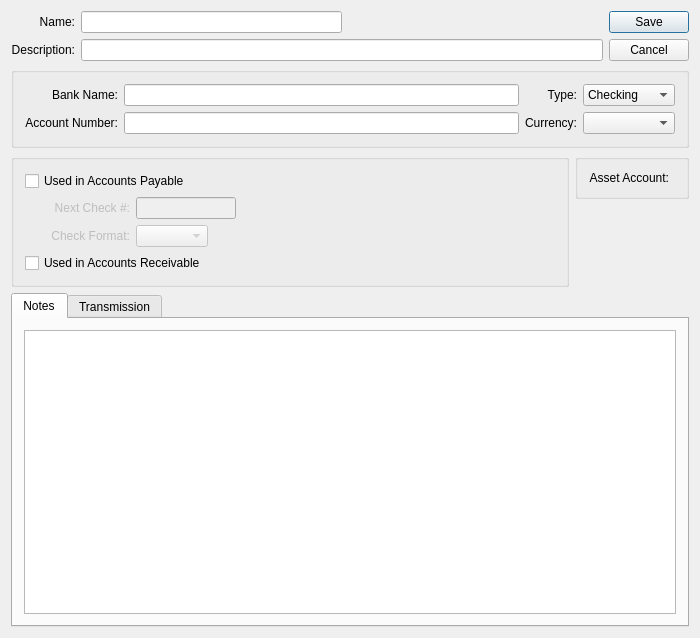
<?xml version="1.0" encoding="UTF-8"?>
<ui version="4.0">
 <comment>This file is part of the xTuple ERP: PostBooks Edition, a free and
open source Enterprise Resource Planning software suite,
Copyright (c) 1999-2011 by OpenMFG LLC, d/b/a xTuple.
It is licensed to you under the Common Public Attribution License
version 1.0, the full text of which (including xTuple-specific Exhibits)
is available at www.xtuple.com/CPAL.  By using this software, you agree
to be bound by its terms.</comment>
 <class>bankAccount</class>
 <widget class="QDialog" name="bankAccount">
  <property name="geometry">
   <rect>
    <x>0</x>
    <y>0</y>
    <width>700</width>
    <height>638</height>
   </rect>
  </property>
  <property name="windowTitle">
   <string>Bank Account</string>
  </property>
  <layout class="QGridLayout">
   <item row="0" column="0" colspan="2">
    <layout class="QHBoxLayout">
     <item>
      <layout class="QGridLayout">
       <item row="0" column="0">
        <widget class="QLabel" name="_nameLit">
         <property name="text">
          <string>Name:</string>
         </property>
         <property name="alignment">
          <set>Qt::AlignRight|Qt::AlignTrailing|Qt::AlignVCenter</set>
         </property>
         <property name="buddy">
          <cstring>_name</cstring>
         </property>
        </widget>
       </item>
       <item row="0" column="1">
        <layout class="QHBoxLayout">
         <property name="spacing">
          <number>0</number>
         </property>
         <item>
          <widget class="XLineEdit" name="_name"/>
         </item>
         <item>
          <spacer>
           <property name="orientation">
            <enum>Qt::Horizontal</enum>
           </property>
           <property name="sizeType">
            <enum>QSizePolicy::Expanding</enum>
           </property>
           <property name="sizeHint" stdset="0">
            <size>
             <width>76</width>
             <height>10</height>
            </size>
           </property>
          </spacer>
         </item>
        </layout>
       </item>
       <item row="1" column="0">
        <widget class="QLabel" name="_descriptionLit">
         <property name="text">
          <string>Description:</string>
         </property>
         <property name="alignment">
          <set>Qt::AlignRight|Qt::AlignTrailing|Qt::AlignVCenter</set>
         </property>
         <property name="buddy">
          <cstring>_description</cstring>
         </property>
        </widget>
       </item>
       <item row="1" column="1">
        <widget class="XLineEdit" name="_description"/>
       </item>
      </layout>
     </item>
     <item>
      <widget class="QDialogButtonBox" name="_buttonBox">
       <property name="orientation">
        <enum>Qt::Vertical</enum>
       </property>
       <property name="standardButtons">
        <set>QDialogButtonBox::Cancel|QDialogButtonBox::Save</set>
       </property>
      </widget>
     </item>
    </layout>
   </item>
   <item row="1" column="0" colspan="2">
    <widget class="QGroupBox" name="_bankGroup">
     <property name="title">
      <string/>
     </property>
     <layout class="QGridLayout">
      <item row="0" column="0">
       <widget class="QLabel" name="_bankNameLit">
        <property name="text">
         <string>Bank Name:</string>
        </property>
        <property name="alignment">
         <set>Qt::AlignRight|Qt::AlignTrailing|Qt::AlignVCenter</set>
        </property>
        <property name="buddy">
         <cstring>_bankName</cstring>
        </property>
       </widget>
      </item>
      <item row="0" column="1">
       <widget class="XLineEdit" name="_bankName"/>
      </item>
      <item row="1" column="0">
       <widget class="QLabel" name="_accountNumberLit">
        <property name="text">
         <string>Account Number:</string>
        </property>
        <property name="alignment">
         <set>Qt::AlignRight|Qt::AlignTrailing|Qt::AlignVCenter</set>
        </property>
        <property name="buddy">
         <cstring>_accountNumber</cstring>
        </property>
       </widget>
      </item>
      <item row="1" column="1">
       <widget class="XLineEdit" name="_accountNumber"/>
      </item>
      <item row="0" column="2">
       <widget class="QLabel" name="_typeLit">
        <property name="text">
         <string>Type:</string>
        </property>
        <property name="alignment">
         <set>Qt::AlignRight|Qt::AlignTrailing|Qt::AlignVCenter</set>
        </property>
        <property name="buddy">
         <cstring>_type</cstring>
        </property>
       </widget>
      </item>
      <item row="1" column="2">
       <widget class="QLabel" name="_currencyLit">
        <property name="text">
         <string>Currency:</string>
        </property>
        <property name="alignment">
         <set>Qt::AlignRight|Qt::AlignTrailing|Qt::AlignVCenter</set>
        </property>
        <property name="buddy">
         <cstring>_currency</cstring>
        </property>
       </widget>
      </item>
      <item row="0" column="3">
       <widget class="XComboBox" name="_type">
        <item>
         <property name="text">
          <string>Checking</string>
         </property>
        </item>
        <item>
         <property name="text">
          <string>Cash</string>
         </property>
        </item>
        <item>
         <property name="text">
          <string>Credit Card</string>
         </property>
        </item>
       </widget>
      </item>
      <item row="1" column="3">
       <widget class="XComboBox" name="_currency"/>
      </item>
     </layout>
    </widget>
   </item>
   <item row="2" column="0" rowspan="2">
    <widget class="QGroupBox" name="_useGroup">
     <property name="title">
      <string/>
     </property>
     <layout class="QGridLayout">
      <item row="0" column="0" colspan="3">
       <widget class="QCheckBox" name="_ap">
        <property name="text">
         <string>Used in Accounts Payable</string>
        </property>
       </widget>
      </item>
      <item row="1" column="0" rowspan="2">
       <spacer>
        <property name="orientation">
         <enum>Qt::Horizontal</enum>
        </property>
        <property name="sizeType">
         <enum>QSizePolicy::Fixed</enum>
        </property>
        <property name="sizeHint" stdset="0">
         <size>
          <width>20</width>
          <height>20</height>
         </size>
        </property>
       </spacer>
      </item>
      <item row="1" column="1">
       <widget class="QLabel" name="_nextCheckNumLit">
        <property name="enabled">
         <bool>false</bool>
        </property>
        <property name="text">
         <string>Next Check #:</string>
        </property>
        <property name="alignment">
         <set>Qt::AlignRight|Qt::AlignTrailing|Qt::AlignVCenter</set>
        </property>
       </widget>
      </item>
      <item row="1" column="2">
       <layout class="QHBoxLayout">
        <property name="spacing">
         <number>0</number>
        </property>
        <item>
         <widget class="XLineEdit" name="_nextCheckNum">
          <property name="enabled">
           <bool>false</bool>
          </property>
          <property name="sizePolicy">
           <sizepolicy hsizetype="Preferred" vsizetype="Fixed">
            <horstretch>0</horstretch>
            <verstretch>0</verstretch>
           </sizepolicy>
          </property>
          <property name="maximumSize">
           <size>
            <width>100</width>
            <height>32767</height>
           </size>
          </property>
          <property name="alignment">
           <set>Qt::AlignRight</set>
          </property>
         </widget>
        </item>
        <item>
         <spacer>
          <property name="orientation">
           <enum>Qt::Horizontal</enum>
          </property>
          <property name="sizeType">
           <enum>QSizePolicy::Expanding</enum>
          </property>
          <property name="sizeHint" stdset="0">
           <size>
            <width>42</width>
            <height>16</height>
           </size>
          </property>
         </spacer>
        </item>
       </layout>
      </item>
      <item row="2" column="1">
       <widget class="QLabel" name="_checkFormatLit">
        <property name="enabled">
         <bool>false</bool>
        </property>
        <property name="text">
         <string>Check Format:</string>
        </property>
        <property name="alignment">
         <set>Qt::AlignRight|Qt::AlignTrailing|Qt::AlignVCenter</set>
        </property>
       </widget>
      </item>
      <item row="2" column="2">
       <layout class="QHBoxLayout">
        <item>
         <widget class="XComboBox" name="_form">
          <property name="enabled">
           <bool>false</bool>
          </property>
         </widget>
        </item>
        <item>
         <spacer>
          <property name="orientation">
           <enum>Qt::Horizontal</enum>
          </property>
          <property name="sizeHint" stdset="0">
           <size>
            <width>40</width>
            <height>20</height>
           </size>
          </property>
         </spacer>
        </item>
       </layout>
      </item>
      <item row="3" column="0" colspan="3">
       <widget class="QCheckBox" name="_ar">
        <property name="text">
         <string>Used in Accounts Receivable</string>
        </property>
       </widget>
      </item>
     </layout>
    </widget>
   </item>
   <item row="2" column="1">
    <widget class="QGroupBox" name="_accountGroup">
     <property name="title">
      <string/>
     </property>
     <layout class="QGridLayout">
      <item row="0" column="0">
       <widget class="QLabel" name="_assetAccountLit">
        <property name="text">
         <string>Asset Account:</string>
        </property>
        <property name="alignment">
         <set>Qt::AlignRight|Qt::AlignTrailing|Qt::AlignVCenter</set>
        </property>
       </widget>
      </item>
      <item row="0" column="1">
       <widget class="GLCluster" name="_assetAccount"/>
      </item>
     </layout>
    </widget>
   </item>
   <item row="3" column="1">
    <spacer>
     <property name="orientation">
      <enum>Qt::Vertical</enum>
     </property>
     <property name="sizeHint" stdset="0">
      <size>
       <width>20</width>
       <height>40</height>
      </size>
     </property>
    </spacer>
   </item>
   <item row="4" column="0" colspan="2">
    <widget class="QTabWidget" name="_tab">
     <property name="sizePolicy">
      <sizepolicy hsizetype="Expanding" vsizetype="Expanding">
       <horstretch>0</horstretch>
       <verstretch>1</verstretch>
      </sizepolicy>
     </property>
     <property name="currentIndex">
      <number>0</number>
     </property>
     <widget class="QWidget" name="_notesTab">
      <attribute name="title">
       <string>Notes</string>
      </attribute>
      <layout class="QGridLayout">
       <item row="0" column="0">
        <widget class="QTextEdit" name="_notes"/>
       </item>
      </layout>
     </widget>
     <widget class="QWidget" name="_transmitTab">
      <attribute name="title">
       <string>Transmission</string>
      </attribute>
      <layout class="QGridLayout">
       <item row="0" column="0">
        <widget class="QGroupBox" name="_transmitGroup">
         <property name="title">
          <string>Enable EFT Check Printing</string>
         </property>
         <property name="checkable">
          <bool>true</bool>
         </property>
         <property name="checked">
          <bool>false</bool>
         </property>
         <layout class="QGridLayout">
          <item row="0" column="0">
           <widget class="QLabel" name="_routingLit">
            <property name="text">
             <string>Routing Number:</string>
            </property>
            <property name="alignment">
             <set>Qt::AlignRight|Qt::AlignTrailing|Qt::AlignVCenter</set>
            </property>
            <property name="buddy">
             <cstring>_routing</cstring>
            </property>
           </widget>
          </item>
          <item row="0" column="1">
           <widget class="XLineEdit" name="_routing"/>
          </item>
          <item row="2" column="0" colspan="2">
           <widget class="QCheckBox" name="_genCheckNumber">
            <property name="text">
             <string>Create Check Number for EFT Checks</string>
            </property>
           </widget>
          </item>
          <item row="3" column="0" colspan="2">
           <widget class="QGroupBox" name="_originGroup">
            <property name="title">
             <string>Immediate Origin Name and Number</string>
            </property>
            <layout class="QGridLayout">
             <item row="0" column="0" colspan="2">
              <widget class="QRadioButton" name="_useCompanyIdOrigin">
               <property name="text">
                <string>Company Name</string>
               </property>
               <property name="checked">
                <bool>true</bool>
               </property>
              </widget>
             </item>
             <item row="0" column="2">
              <widget class="QLabel" name="_defaultOrigin">
               <property name="text">
                <string>default</string>
               </property>
              </widget>
             </item>
             <item row="3" column="0">
              <widget class="QRadioButton" name="_useOtherOrigin">
               <property name="text">
                <string/>
               </property>
              </widget>
             </item>
             <item row="1" column="0" colspan="2">
              <widget class="QRadioButton" name="_useRoutingNumberOrigin">
               <property name="text">
                <string>Bank Name</string>
               </property>
              </widget>
             </item>
             <item row="3" column="2">
              <widget class="XLineEdit" name="_otherOrigin">
               <property name="enabled">
                <bool>false</bool>
               </property>
               <property name="maxLength">
                <number>10</number>
               </property>
              </widget>
             </item>
             <item row="3" column="1">
              <widget class="QLineEdit" name="_otherOriginName">
               <property name="enabled">
                <bool>false</bool>
               </property>
               <property name="maxLength">
                <number>23</number>
               </property>
              </widget>
             </item>
             <item row="1" column="2">
              <widget class="QLabel" name="_routingNumberOrigin">
               <property name="text">
                <string>Routing Number</string>
               </property>
              </widget>
             </item>
            </layout>
           </widget>
          </item>
          <item row="0" column="2">
           <widget class="QLabel" name="_settlementLeadtimeLit">
            <property name="text">
             <string>Settlement Lead Time:</string>
            </property>
           </widget>
          </item>
          <item row="0" column="3">
           <widget class="QSpinBox" name="_settlementLeadtime">
            <property name="minimum">
             <number>1</number>
            </property>
            <property name="maximum">
             <number>2</number>
            </property>
           </widget>
          </item>
          <item row="3" column="2" colspan="2">
           <widget class="QGroupBox" name="_destinationGroup">
            <property name="title">
             <string>Immediate Destination Name and Number</string>
            </property>
            <layout class="QGridLayout">
             <item row="0" column="0" colspan="2">
              <widget class="QRadioButton" name="_useRoutingNumberDest">
               <property name="text">
                <string>Bank Name</string>
               </property>
               <property name="checked">
                <bool>true</bool>
               </property>
              </widget>
             </item>
             <item row="1" column="0" colspan="2">
              <widget class="QRadioButton" name="_useFederalReserveDest">
               <property name="text">
                <string>Federal Reserve</string>
               </property>
              </widget>
             </item>
             <item row="2" column="0">
              <widget class="QRadioButton" name="_useOtherDest">
               <property name="text">
                <string/>
               </property>
              </widget>
             </item>
             <item row="1" column="2">
              <widget class="QLineEdit" name="_federalReserveDest">
               <property name="enabled">
                <bool>false</bool>
               </property>
              </widget>
             </item>
             <item row="2" column="2">
              <widget class="QLineEdit" name="_otherDest">
               <property name="enabled">
                <bool>false</bool>
               </property>
               <property name="maxLength">
                <number>10</number>
               </property>
              </widget>
             </item>
             <item row="2" column="1">
              <widget class="QLineEdit" name="_otherDestName">
               <property name="enabled">
                <bool>false</bool>
               </property>
               <property name="maxLength">
                <number>23</number>
               </property>
              </widget>
             </item>
             <item row="0" column="2">
              <widget class="QLabel" name="_routingNumberDest">
               <property name="text">
                <string>Routing Number</string>
               </property>
              </widget>
             </item>
            </layout>
           </widget>
          </item>
         </layout>
        </widget>
       </item>
       <item row="1" column="0">
        <spacer>
         <property name="orientation">
          <enum>Qt::Vertical</enum>
         </property>
         <property name="sizeHint" stdset="0">
          <size>
           <width>20</width>
           <height>0</height>
          </size>
         </property>
        </spacer>
       </item>
      </layout>
     </widget>
    </widget>
   </item>
  </layout>
 </widget>
 <layoutdefault spacing="6" margin="11"/>
 <pixmapfunction>qPixmapFromMimeSource</pixmapfunction>
 <customwidgets>
  <customwidget>
   <class>GLCluster</class>
   <extends>QWidget</extends>
   <header>glcluster.h</header>
  </customwidget>
  <customwidget>
   <class>XComboBox</class>
   <extends>QComboBox</extends>
   <header>xcombobox.h</header>
  </customwidget>
  <customwidget>
   <class>XLineEdit</class>
   <extends>QLineEdit</extends>
   <header>xlineedit.h</header>
   <container>1</container>
  </customwidget>
 </customwidgets>
 <tabstops>
  <tabstop>_name</tabstop>
  <tabstop>_description</tabstop>
  <tabstop>_bankName</tabstop>
  <tabstop>_accountNumber</tabstop>
  <tabstop>_type</tabstop>
  <tabstop>_currency</tabstop>
  <tabstop>_ap</tabstop>
  <tabstop>_nextCheckNum</tabstop>
  <tabstop>_form</tabstop>
  <tabstop>_ar</tabstop>
  <tabstop>_tab</tabstop>
  <tabstop>_notes</tabstop>
  <tabstop>_transmitGroup</tabstop>
  <tabstop>_routing</tabstop>
  <tabstop>_settlementLeadtime</tabstop>
  <tabstop>_genCheckNumber</tabstop>
  <tabstop>_useCompanyIdOrigin</tabstop>
  <tabstop>_useRoutingNumberOrigin</tabstop>
  <tabstop>_useOtherOrigin</tabstop>
  <tabstop>_otherOriginName</tabstop>
  <tabstop>_otherOrigin</tabstop>
  <tabstop>_useRoutingNumberDest</tabstop>
  <tabstop>_useFederalReserveDest</tabstop>
  <tabstop>_federalReserveDest</tabstop>
  <tabstop>_useOtherDest</tabstop>
  <tabstop>_otherDestName</tabstop>
  <tabstop>_otherDest</tabstop>
 </tabstops>
 <resources/>
 <connections>
  <connection>
   <sender>_ap</sender>
   <signal>toggled(bool)</signal>
   <receiver>_nextCheckNumLit</receiver>
   <slot>setEnabled(bool)</slot>
   <hints>
    <hint type="sourcelabel">
     <x>45</x>
     <y>221</y>
    </hint>
    <hint type="destinationlabel">
     <x>76</x>
     <y>248</y>
    </hint>
   </hints>
  </connection>
  <connection>
   <sender>_ap</sender>
   <signal>toggled(bool)</signal>
   <receiver>_nextCheckNum</receiver>
   <slot>setEnabled(bool)</slot>
   <hints>
    <hint type="sourcelabel">
     <x>45</x>
     <y>221</y>
    </hint>
    <hint type="destinationlabel">
     <x>176</x>
     <y>249</y>
    </hint>
   </hints>
  </connection>
  <connection>
   <sender>_ap</sender>
   <signal>toggled(bool)</signal>
   <receiver>_checkFormatLit</receiver>
   <slot>setEnabled(bool)</slot>
   <hints>
    <hint type="sourcelabel">
     <x>45</x>
     <y>221</y>
    </hint>
    <hint type="destinationlabel">
     <x>76</x>
     <y>282</y>
    </hint>
   </hints>
  </connection>
  <connection>
   <sender>_ap</sender>
   <signal>toggled(bool)</signal>
   <receiver>_form</receiver>
   <slot>setEnabled(bool)</slot>
   <hints>
    <hint type="sourcelabel">
     <x>45</x>
     <y>221</y>
    </hint>
    <hint type="destinationlabel">
     <x>175</x>
     <y>282</y>
    </hint>
   </hints>
  </connection>
  <connection>
   <sender>_useOtherOrigin</sender>
   <signal>toggled(bool)</signal>
   <receiver>_otherOrigin</receiver>
   <slot>setEnabled(bool)</slot>
   <hints>
    <hint type="sourcelabel">
     <x>80</x>
     <y>558</y>
    </hint>
    <hint type="destinationlabel">
     <x>335</x>
     <y>559</y>
    </hint>
   </hints>
  </connection>
  <connection>
   <sender>_useCompanyIdOrigin</sender>
   <signal>toggled(bool)</signal>
   <receiver>_defaultOrigin</receiver>
   <slot>setEnabled(bool)</slot>
   <hints>
    <hint type="sourcelabel">
     <x>195</x>
     <y>505</y>
    </hint>
    <hint type="destinationlabel">
     <x>335</x>
     <y>502</y>
    </hint>
   </hints>
  </connection>
  <connection>
   <sender>_useFederalReserveDest</sender>
   <signal>toggled(bool)</signal>
   <receiver>_federalReserveDest</receiver>
   <slot>setEnabled(bool)</slot>
   <hints>
    <hint type="sourcelabel">
     <x>523</x>
     <y>532</y>
    </hint>
    <hint type="destinationlabel">
     <x>642</x>
     <y>531</y>
    </hint>
   </hints>
  </connection>
  <connection>
   <sender>_useOtherDest</sender>
   <signal>toggled(bool)</signal>
   <receiver>_otherDest</receiver>
   <slot>setEnabled(bool)</slot>
   <hints>
    <hint type="sourcelabel">
     <x>405</x>
     <y>561</y>
    </hint>
    <hint type="destinationlabel">
     <x>642</x>
     <y>562</y>
    </hint>
   </hints>
  </connection>
  <connection>
   <sender>_useOtherDest</sender>
   <signal>toggled(bool)</signal>
   <receiver>_otherDestName</receiver>
   <slot>setEnabled(bool)</slot>
   <hints>
    <hint type="sourcelabel">
     <x>405</x>
     <y>561</y>
    </hint>
    <hint type="destinationlabel">
     <x>523</x>
     <y>562</y>
    </hint>
   </hints>
  </connection>
  <connection>
   <sender>_routing</sender>
   <signal>textChanged(QString)</signal>
   <receiver>_routingNumberOrigin</receiver>
   <slot>setText(QString)</slot>
   <hints>
    <hint type="sourcelabel">
     <x>285</x>
     <y>421</y>
    </hint>
    <hint type="destinationlabel">
     <x>282</x>
     <y>523</y>
    </hint>
   </hints>
  </connection>
  <connection>
   <sender>_routing</sender>
   <signal>textChanged(QString)</signal>
   <receiver>_routingNumberDest</receiver>
   <slot>setText(QString)</slot>
   <hints>
    <hint type="sourcelabel">
     <x>350</x>
     <y>415</y>
    </hint>
    <hint type="destinationlabel">
     <x>562</x>
     <y>499</y>
    </hint>
   </hints>
  </connection>
  <connection>
   <sender>_useOtherOrigin</sender>
   <signal>toggled(bool)</signal>
   <receiver>_otherOriginName</receiver>
   <slot>setEnabled(bool)</slot>
   <hints>
    <hint type="sourcelabel">
     <x>65</x>
     <y>549</y>
    </hint>
    <hint type="destinationlabel">
     <x>97</x>
     <y>552</y>
    </hint>
   </hints>
  </connection>
  <connection>
   <sender>_buttonBox</sender>
   <signal>rejected()</signal>
   <receiver>bankAccount</receiver>
   <slot>reject()</slot>
   <hints>
    <hint type="sourcelabel">
     <x>647</x>
     <y>46</y>
    </hint>
    <hint type="destinationlabel">
     <x>349</x>
     <y>318</y>
    </hint>
   </hints>
  </connection>
 </connections>
</ui>
